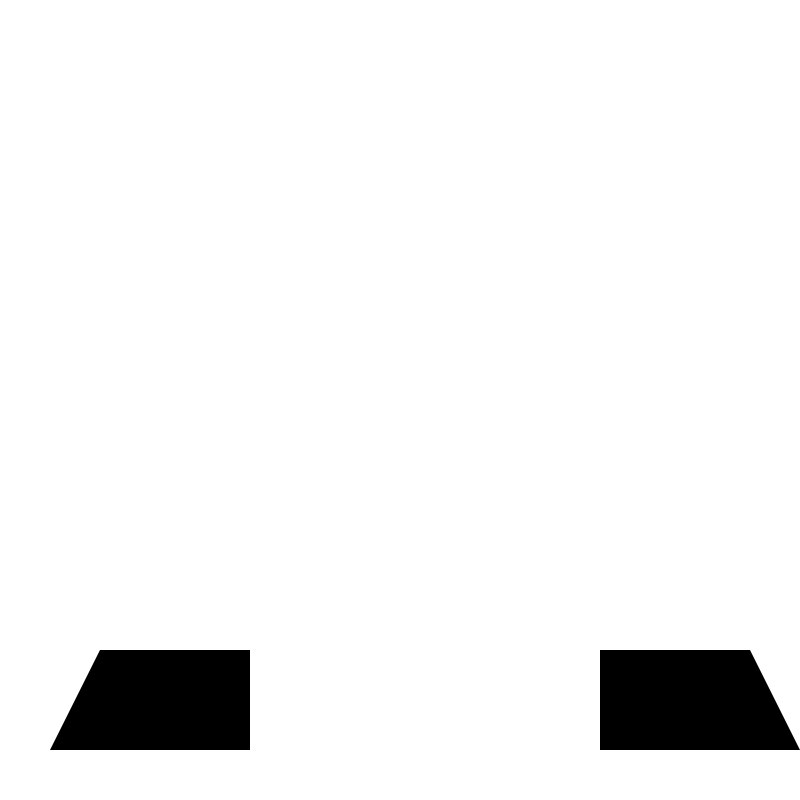

Write the Python code that produced this figure.
import cairo

# Create a surface with a transparent background
width, height = 800, 800
surface = cairo.ImageSurface(cairo.FORMAT_ARGB32, width, height)
context = cairo.Context(surface)

# Set transparent background
context.set_source_rgba(0, 0, 0, 0)
context.paint()

# Set color for the trapezium
context.set_source_rgb(0, 0, 0)  # Black trapezium

# Coordinates of the trapezium's four vertices
# Example of an isosceles trapezium (two equal non-parallel sides)
x1, y1 = 100, 650  # Top left
x2, y2 = 250, 650  # Top right
x3, y3 = 250, 750  # Bottom right
x4, y4 = 50, 750   # Bottom left

x5, y5 = 600, 650  # Top left
x6, y6 = 750, 650  # Top right
x7, y7 = 800, 750  # Bottom right
x8, y8 = 600, 750   # Bottom left

# Draw the trapezium
context.move_to(x1, y1)  # Move to the first point (top left)
context.line_to(x2, y2)  # Draw line to the second point (top right)
context.line_to(x3, y3)  # Draw line to the third point (bottom right)
context.line_to(x4, y4)  # Draw line to the fourth point (bottom left)
context.close_path()     # Close the shape

context.move_to(x5, y5)  # Move to the first point (top left)
context.line_to(x6, y6)  # Draw line to the second point (top right)
context.line_to(x7, y7)  # Draw line to the third point (bottom right)
context.line_to(x8, y8)  # Draw line to the fourth point (bottom left)
context.close_path()     # Close the shape

# Fill the trapezium
context.fill()

# Save the image to a file
surface.write_to_png("trapezium.png")

print("Trapezium image saved as 'trapezium.png'")
